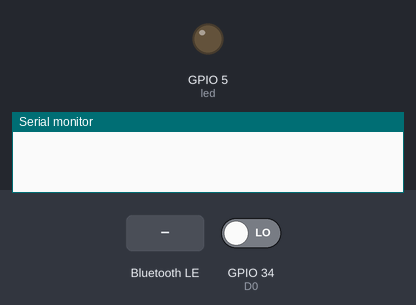
Bench run of a sketch on a simulated ESP32. Shown: output pins drawn as LEDs (lit = HIGH), the last lines printed to the serial monitor. The test bench sets the inputs (shaded band); at power-on: GPIO 34 (D0) LOW. Nothing arrives over Bluetooth unless stated; a phone connects over Bluetooth LE 3 s after start.

Above: at 2.7 s.
2.8 s: Bluetooth LE write "1" received
At 4.0 s:
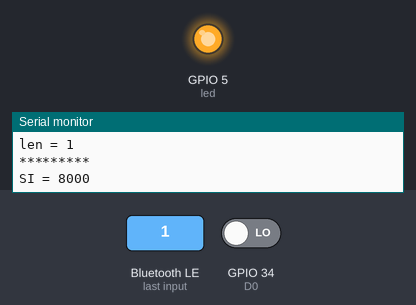
Timing chart, 0 to 5.8 s (numbered marks = the images above; inputs shaded):
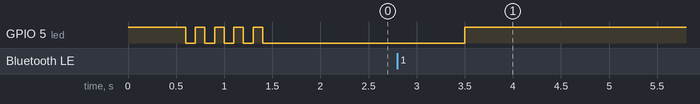

The sketch:

BLELatency_spam_trigger.ino
```cpp
/*
   ESP32 BLE MIDI Trigger + Test

   Constantly streams BLE MIDI messages (zero) until
   pin is toggled, in which case non-zero note is transmitted
   IMMEDIATELY

   Effective rate is (Streaming rate + 1) Hz due to the additional trigger

   Board: V1 from https://github.com/lewisxhe/TTGO-LoRa-Series (note pinouts and special pin assignments)
   https://github.com/LilyGO/TTGO-LORA32/tree/LilyGO-868-V1.0

   Jan 2021
   johnty.wang@mail.mcgill.ca

*/

#include <BLEDevice.h>
#include <BLEServer.h>
#include <BLEUtils.h>
#include <BLE2902.h>

#define D0 34 //TTGO
//#define D0 4 //D32 PRO
bool armed = true;

static const uint8_t led = 5;

BLECharacteristic *pCharacteristic;
bool deviceConnected = false;

uint16_t time_ble_ts_0; //for BLE timestamping
long time_1; //for send rate control
long looptimer_0;

int preVal; //for trigger

#define AUTO_CHANGE false


//                 in Hz:     10     20     25     50     75     80    100,  200   400  inf
int send_intervals[10] = {100000, 50000, 40000, 20000, 13333, 12500, 10000, 5000, 2500, 0};
int send_interval = 8000; //default 10hz
int numIntervals = 10;

int test_interval_ms = 30000;
int currMode = -1;

#define MIDI_SERVICE_UUID        "03b80e5a-ede8-4b33-a751-6ce34ec4c700"
#define MIDI_CHARACTERISTIC_UUID "7772e5db-3868-4112-a1a9-f2669d106bf3"

uint8_t midiPacket[] = {
  0x80,  // header
  0x80,  // timestamp, to be filled
  0x00,  // status
  0x3c,  // 0x3c == 60 == middle c
  0x00   // velocity
};

class MyServerCallbacks: public BLEServerCallbacks {
    void onConnect(BLEServer* pServer) {
      deviceConnected = true;
      digitalWrite(led, HIGH);
      send_interval = 8000;
      Serial.print("SI = ");
      Serial.println(send_interval);
      currMode = 0;
      looptimer_0 = millis();
    };

    void onDisconnect(BLEServer* pServer) {
      deviceConnected = false;
      digitalWrite(led, LOW);
    };

    void onCongestion(BLEServer* pServer) {
      Serial.println("CONGESTION!!!");
    }
};

class MyCallbacks: public BLECharacteristicCallbacks {
    void onWrite(BLECharacteristic *pCharacteristic) {
      std::string rxValue = pCharacteristic->getValue();

      if (rxValue.length() > 0) {
        Serial.println("*********");
        Serial.print("Received Value: ");
        for (int i = 0; i < rxValue.length(); i++)
        { Serial.print(rxValue[i], HEX);
          Serial.print(" ");
        }
        Serial.println();

        Serial.print("len = ");
        Serial.println(rxValue.length());
        Serial.println("*********");
      }
    }
};

void setup() {
  pinMode(led, OUTPUT);
  digitalWrite(led, HIGH);
  delay(500);
  digitalWrite(led, LOW);
  Serial.begin(115200);

  pinMode(D0, INPUT);

  midiPacket[3] = 0x3c; // middle C
  midiPacket[2] = 0x90; // note down, channel 0

  BLEDevice::init("esp32");

  //BLEDevice::setMTU(25);
  // Create the BLE Server
  BLEServer *pServer = BLEDevice::createServer();
  pServer->setCallbacks(new MyServerCallbacks());
  //BLEDevice::setEncryptionLevel((esp_ble_sec_act_t)ESP_LE_AUTH_REQ_SC_BOND);

  // Create the BLE Service
  BLEService *pService = pServer->createService(MIDI_SERVICE_UUID);

  // Create a BLE Characteristic
  pCharacteristic = pService->createCharacteristic(
                      BLEUUID(MIDI_CHARACTERISTIC_UUID),
                      BLECharacteristic::PROPERTY_READ   |
                      BLECharacteristic::PROPERTY_WRITE  |
                      BLECharacteristic::PROPERTY_NOTIFY |
                      BLECharacteristic::PROPERTY_WRITE_NR
                    );
  pCharacteristic->setAccessPermissions(ESP_GATT_PERM_READ_ENCRYPTED | ESP_GATT_PERM_WRITE_ENCRYPTED);

  // https://www.bluetooth.com/specifications/gatt/viewer?attributeXmlFile=org.bluetooth.descriptor.gatt.client_characteristic_configuration.xml
  // Create a BLE Descriptor
  pCharacteristic->addDescriptor(new BLE2902());

  //connect rx callback
  pCharacteristic->setCallbacks(new MyCallbacks());

  // Start the service
  pService->start();

  //set conn intervals
  pServer->getAdvertising()->setMinPreferred(0x06); //6x1.25 = 7.5 ms
  pServer->getAdvertising()->setMaxPreferred(0x0C); //12x1.25 = 15 ms (Apple BLE MIDI spec)


  //  BLESecurity *pSecurity = new BLESecurity();
  //  pSecurity->setAuthenticationMode(ESP_LE_AUTH_REQ_SC_BOND);
  //  pSecurity->setCapability(ESP_IO_CAP_NONE);
  //  pSecurity->setInitEncryptionKey(ESP_BLE_ENC_KEY_MASK | ESP_BLE_ID_KEY_MASK);

  pServer->getAdvertising()->addServiceUUID(MIDI_SERVICE_UUID);

  // Start advertising
  pServer->getAdvertising()->start();

  for (int i = 0; i < 5; i++) {
    digitalWrite(led, HIGH);
    delay(100);
    digitalWrite(led, LOW);
    delay(100);
  }

  time_ble_ts_0 = millis();
  looptimer_0 = time_1 = time_ble_ts_0;

  preVal = digitalRead(D0);
}


void loop() {
  int currVal;
  if (Serial.available())
  {
    char ch = Serial.read();
    int idx = '9' - ch; //'0'-'9' is ASCII 48-57
    if (idx < numIntervals && idx >= 0) { //ignore carriage return
      send_interval = send_intervals[idx];
    }
    //Serial.print("SI = ");
    //Serial.println(send_interval);
  }

  if (deviceConnected)
  {
    if (AUTO_CHANGE)
    {
      updateInterval();
    }
    int time_elapsed = millis() - time_ble_ts_0;
    if (time_elapsed > 8191)
      time_ble_ts_0 = millis();
    //timetamp high = 10HH HHHH
    byte th = B10000000;
    th = time_elapsed >> 7;
    midiPacket[0] = B10000000 | th;
    //timestamp low = 1LLL LLLL
    byte tl = B01111111 & time_elapsed;
    midiPacket[1] = B10000000 | tl;

    long tn = micros();
    int diff = tn - time_1;
    if (diff >= send_interval)
    {
      armed = true;
    }
    currVal = digitalRead(D0);
    if (currVal == HIGH && preVal == LOW)
    {
      armed = true;
    }
    if (armed)
    {
      if (currVal== LOW)
      {
        midiPacket[4] = 0;  // velocity 0
      }

      if (currVal == HIGH)
      {
        midiPacket[4] = 127;  // velocity
      }
      pCharacteristic->setValue(midiPacket, 5); // packet, length in bytes
      pCharacteristic->notify();
      armed = false;
      preVal = currVal;
      time_1 = micros();
    }
  }
}

void updateInterval()
{
  if (millis() - looptimer_0 > test_interval_ms)
  {
    send_interval = send_intervals[currMode];
    Serial.print("SI = ");
    Serial.println(send_interval);
    currMode++;
    if (currMode >= numIntervals)
    {
      currMode = 0;
    }
    //reset loop timer for next round
    looptimer_0 = millis();
  }
}
```
